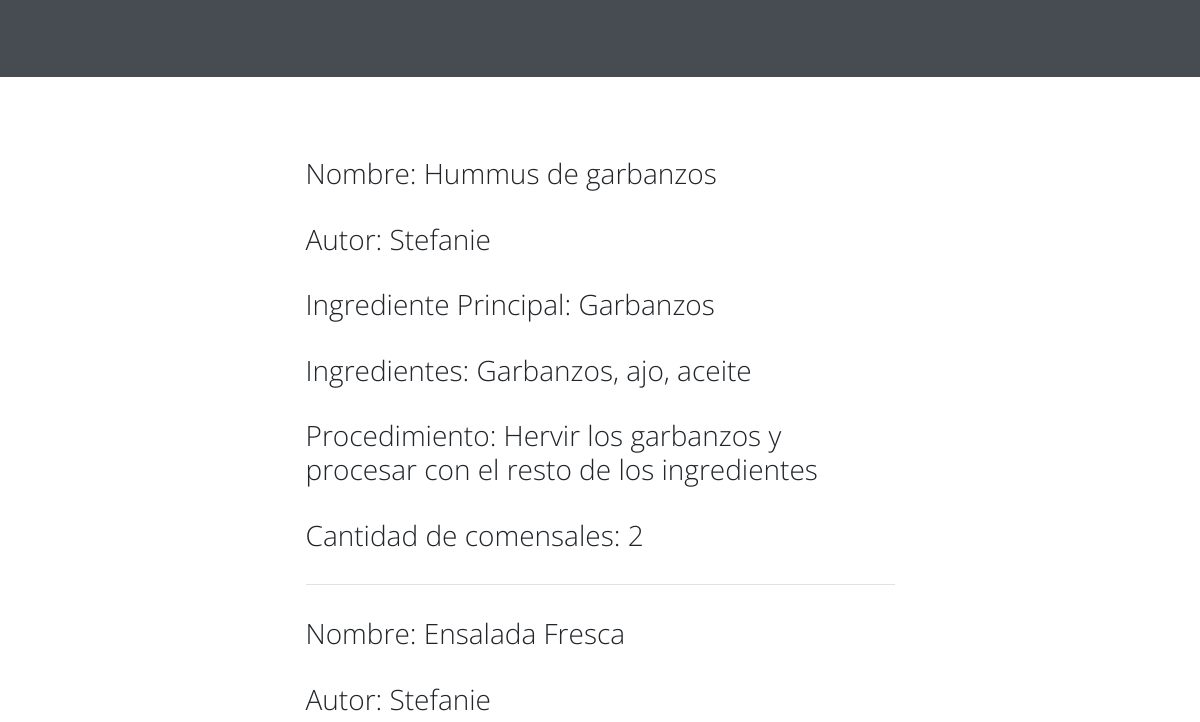
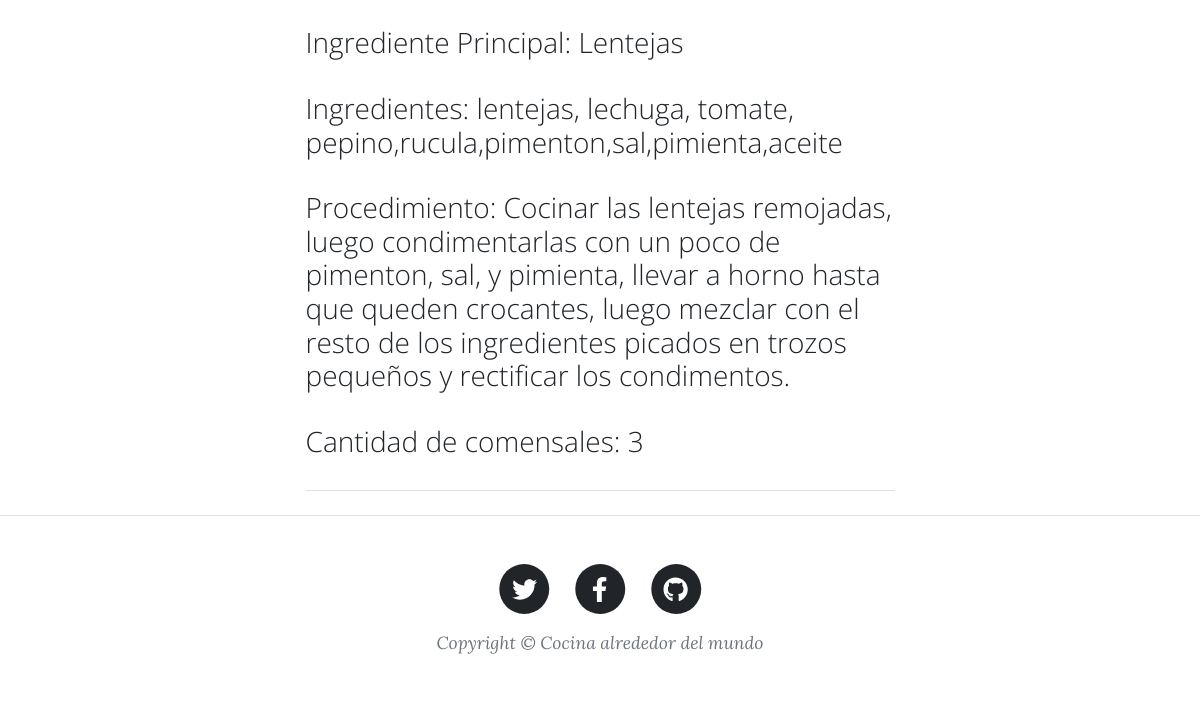
The app's page /recetas/ (lower part), older data (2 pictures, top to bottom).
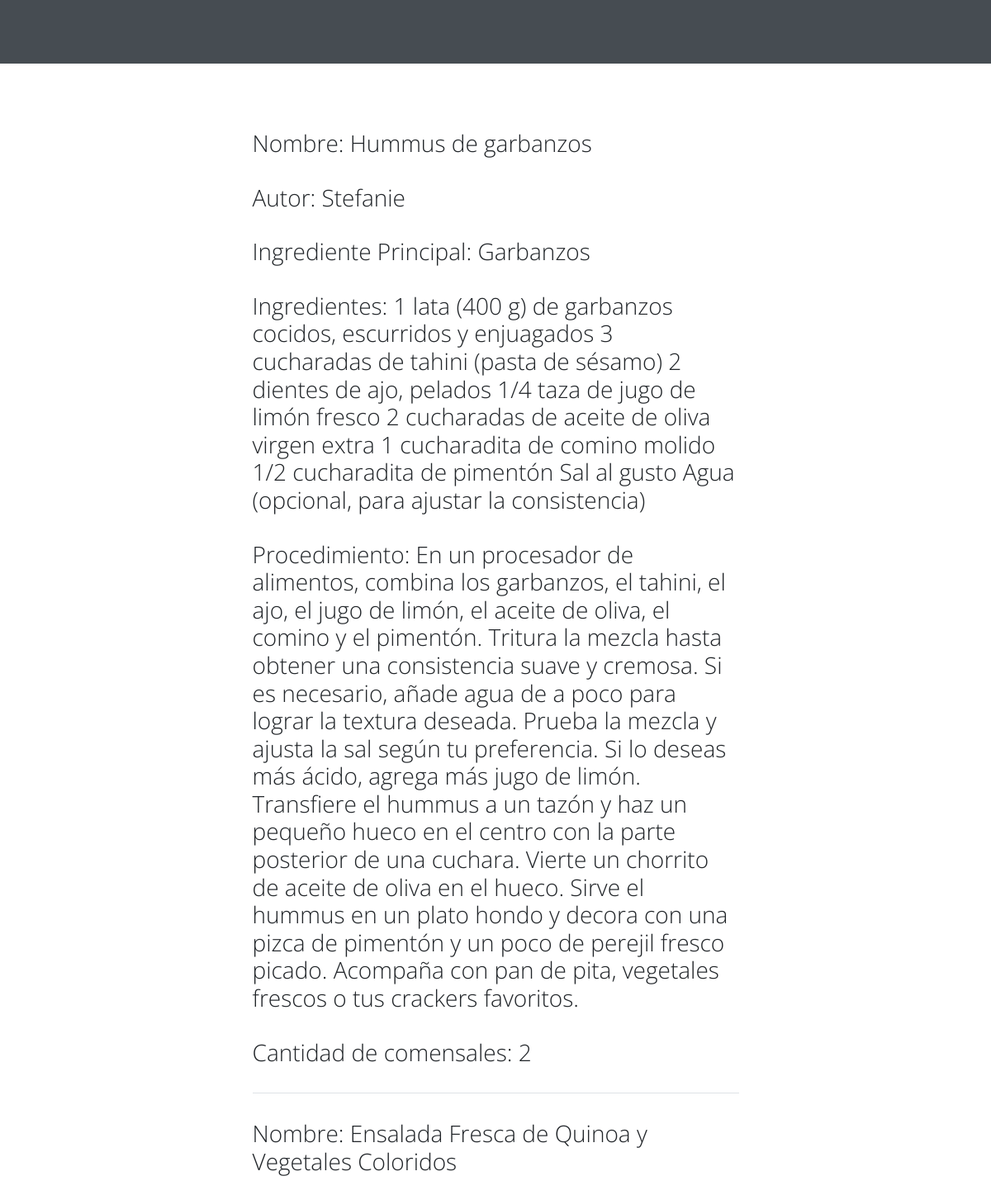
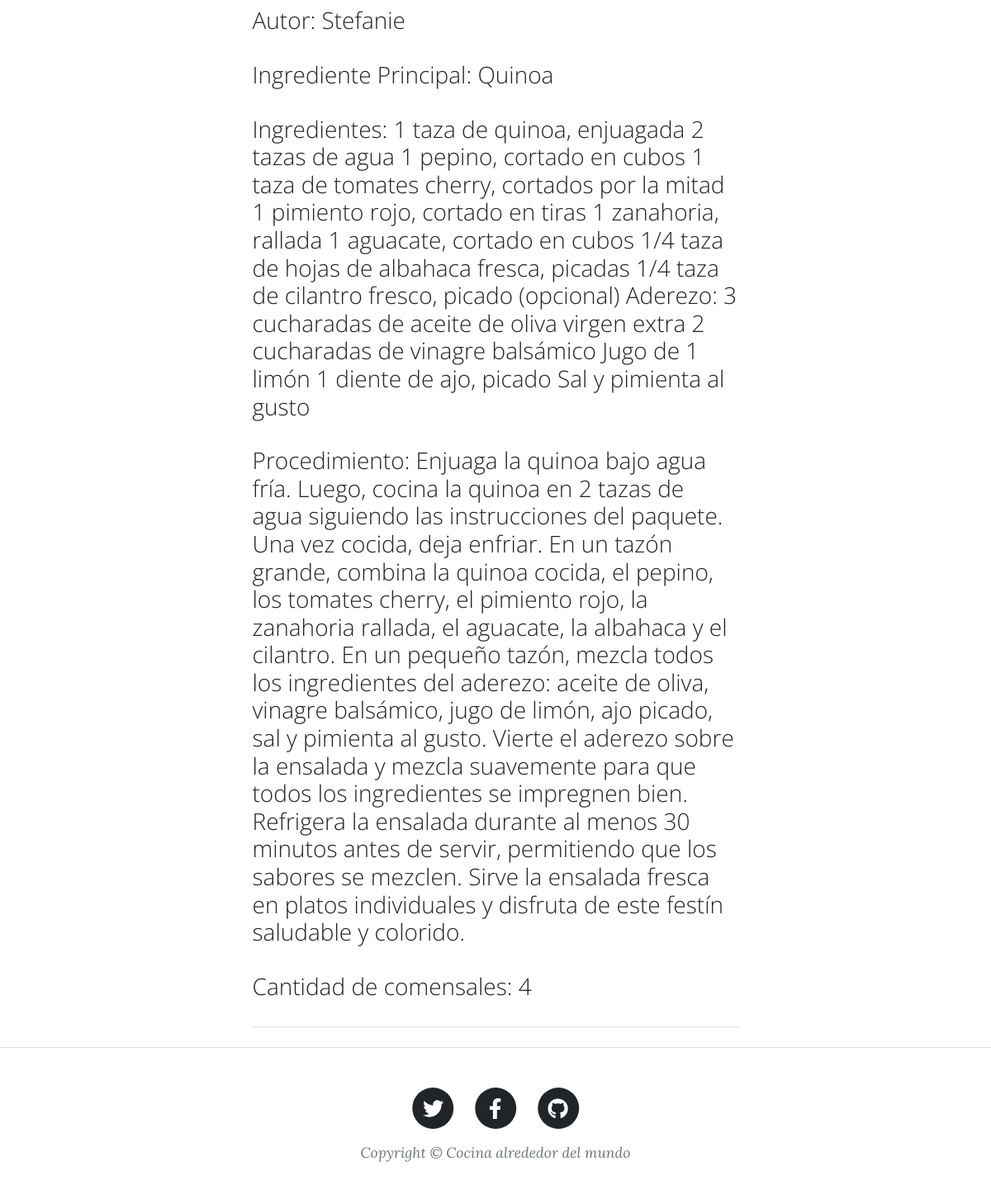
The same page, newer data (2 pictures, top to bottom).
### AppRecetasBlog/models.py (models this page shows, shortened)
class recetas_ingresadas(models.Model):
    nombre = models.CharField(max_length = 50)
    autor = models.CharField(max_length = 20)
    ingrediente_principal = models.CharField(max_length = 100)
    ingredientes = models.TextField()
    procedimiento = models.TextField()
    cantidad_de_comensales = models.IntegerField(max_length = 10)

### AppRecetasBlog/views.py (the view)
# urls.py: path('recetas/', ver_recetas_ingresadas, name="Ver_Recetas_Ingresadas"),
def ver_recetas_ingresadas(request):
    recetas = recetas_ingresadas.objects.all()
    return render(request, "recetas.html", {'recetas_ingresadas': recetas})

### AppRecetasBlog/templates/recetas.html (shortened to what this page needs)
{% extends "padre.html" %}
{% load static %}
{% block contenido_principal %}
{% for entrada_receta in recetas_ingresadas %}
<div>
    <p>Nombre: {{ entrada_receta.nombre }}</p>
    <p>Autor: {{ entrada_receta.autor }}</p>
    <p>Ingrediente Principal: {{ entrada_receta.ingrediente_principal }}</p>
    <p>Ingredientes: {{ entrada_receta.ingredientes }}</p>
    <p>Procedimiento: {{ entrada_receta.procedimiento }}</p>
    <p>Cantidad de comensales: {{ entrada_receta.cantidad_de_comensales }}</p>
</div>
<hr class="my-4" />
{% endfor %}
{% endblock %}

### AppRecetasBlog/templates/padre.html (shortened to what this page needs)
<!DOCTYPE html>
<html lang="en">
    <head>
        {% load static %}
        <link href="../static/AppRecetasBlog/css/styles.css" rel="stylesheet" />
    </head>
    <body>
        <nav class="navbar navbar-expand-lg navbar-light" id="mainNav">
            <div class="container px-4 px-lg-5">
                <div class="collapse navbar-collapse" id="navbarResponsive">
                    <ul class="navbar-nav ms-auto py-4 py-lg-0">
                        <li class="nav-item"><a class="nav-link px-lg-3 py-3 py-lg-4" href="{% url 'Login' %}">Inicia sesión<a></li>
                    </ul>
                </div>
            </div>
        </nav>
        <header class="masthead">
        </header>
        <div class="container px-4 px-lg-5">
            <div class="row gx-4 gx-lg-5 justify-content-center">
                <div class="col-md-10 col-lg-8 col-xl-7">
                    <div class="post-preview">
                        <a>
                            <h3 class="post-subtitle">
                                {% block contenido_principal %}
                                {% endblock %}
                            </h3>
                        </a>
                    </div>
                </div>
            </div>
        </div>
        <footer class="border-top">
            <div class="container px-4 px-lg-5">
                <div class="row gx-4 gx-lg-5 justify-content-center">
                    <div class="col-md-10 col-lg-8 col-xl-7">
                        <ul class="list-inline text-center">
                            <li class="list-inline-item">
                                <a href="#!">
                                    <span class="fa-stack fa-lg">
                                        <i class="fas fa-circle fa-stack-2x"></i>
                                        <i class="fab fa-twitter fa-stack-1x fa-inverse"></i>
                                    </span>
                                </a>
                            </li>
                            <li class="list-inline-item">
                                <a href="#!">
                                    <span class="fa-stack fa-lg">
                                        <i class="fas fa-circle fa-stack-2x"></i>
                                        <i class="fab fa-facebook-f fa-stack-1x fa-inverse"></i>
                                    </span>
                                </a>
                            </li>
                            <li class="list-inline-item">
                                <a href="#!">
                                    <span class="fa-stack fa-lg">
                                        <i class="fas fa-circle fa-stack-2x"></i>
                                        <i class="fab fa-github fa-stack-1x fa-inverse"></i>
                                    </span>
                                </a>
                            </li>
                        </ul>
                        <div class="small text-center text-muted fst-italic">Copyright &copy; Cocina alrededor del mundo</div>
                    </div>
                </div>
            </div>
        </footer>
    </body>
</html>

Row changes from the older to the newer data that the page shows:
changed recetas_ingresadas "Hummus de garbanzos": ingredientes "Garbanzos, ajo, aceite" → "1 lata (400 g) de garbanzos cocidos, escurridos y enjuagados 3 cucharadas de tahini (pasta de sésamo) 2 dientes de ajo, pelados 1/4 taza de jugo de limón fresco 2 cucharadas de aceite de oliva virgen extra 1 cucharadita de comino molido 1/2 cucharadita de pimentón Sal al gusto Agua (opcional, para ajustar la consistencia)"; procedimiento "Hervir los garbanzos y procesar con el resto de los ingredientes" → "En un procesador de alimentos, combina los garbanzos, el tahini, el ajo, el jugo de limón, el aceite de oliva, el comino y el pimentón. Tritura la mezcla hasta obtener una consistencia suave y cremosa. Si es necesario, añade agua de a poco para lograr la textura deseada. Prueba la mezcla y ajusta la sal según tu preferencia. Si lo deseas más ácido, agrega más jugo de limón. Transfiere el hummus a un tazón y haz un pequeño hueco en el centro con la parte posterior de una cuchara. Vierte un chorrito de aceite de oliva en el hueco. Sirve el hummus en un plato hondo y decora con una pizca de pimentón y un poco de perejil fresco picado. Acompaña con pan de pita, vegetales frescos o tus crackers…"
changed recetas_ingresadas: nombre "Ensalada Fresca" → "Ensalada Fresca de Quinoa y Vegetales Coloridos"; ingrediente_principal "Lentejas" → "Quinoa"; ingredientes "lentejas, lechuga, tomate, pepino,rucula,pimenton,sal,pimienta,aceite" → "1 taza de quinoa, enjuagada 2 tazas de agua 1 pepino, cortado en cubos 1 taza de tomates cherry, cortados por la mitad 1 pimiento rojo, cortado en tiras 1 zanahoria, rallada 1 aguacate, cortado en cubos 1/4 taza de hojas de albahaca fresca, picadas 1/4 taza de cilantro fresco, picado (opcional) Aderezo: 3 cucharadas de aceite de oliva virgen extra 2 cucharadas de vinagre balsámico Jugo de 1 limón 1 diente de ajo, picado Sal y pimienta al gusto"; procedimiento "Cocinar las lentejas remojadas, luego condimentarlas con un poco de pimenton, sal, y pimienta, llevar a horno hasta que queden crocantes, luego mezclar con el resto de los ingredientes picados en trozos pequeños y rectificar los condimentos." → "Enjuaga la quinoa bajo agua fría. Luego, cocina la quinoa en 2 tazas de agua siguiendo las instrucciones del paquete. Una vez cocida, deja enfriar. En un tazón grande, combina la quinoa cocida, el pepino, los tomates cherry, el pimiento rojo, la zanahoria rallada, el aguacate, la albahaca y el cilantro. En un pequeño tazón, mezcla todos los ingredientes del aderezo: aceite de oliva, vinagre balsámico, jugo de limón, ajo picado, sal y pimienta al gusto. Vierte el aderezo sobre la ensalada y mezcla suavemente para que todos los ingredientes se impregnen bien. Refrigera la ensalada durante al menos 30 minutos antes de servir, permitiendo que los sabores se mezclen. Sirve la ensalada fresca en…"; cantidad_de_comensales "3" → "4"
